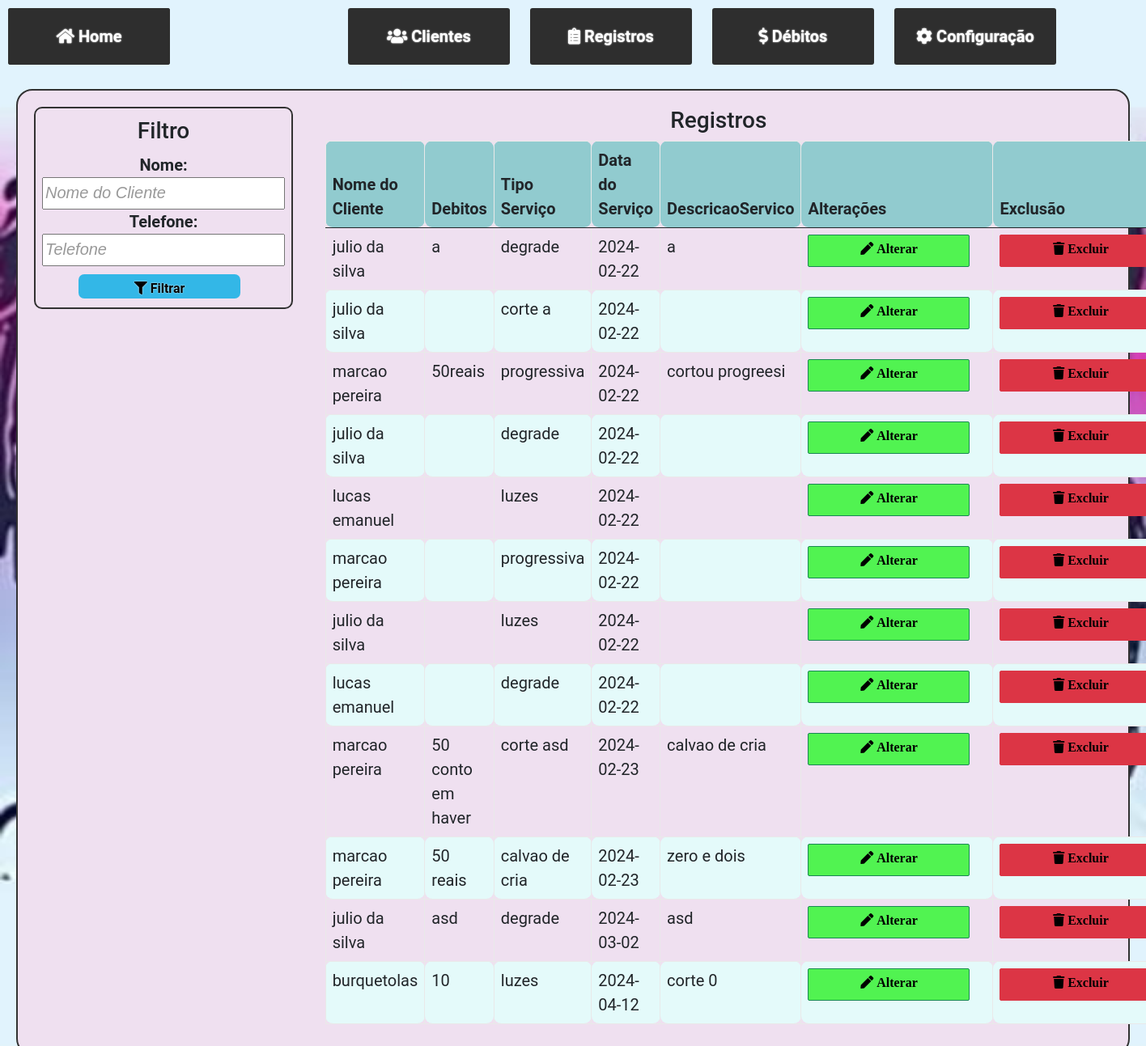
/servicos-lista.php, run on the app's committed database.
### tables this page shows
CREATE TABLE `servicos` (
  `Id_Servico` int(11) NOT NULL,
  `Descricao_Servico` varchar(300) DEFAULT NULL,
  `Debitos` varchar(70) DEFAULT NULL,
  `Data_Servico` date NOT NULL,
  `Id_Cliente` int(11) NOT NULL,
  `Id_TipoServico` int(11) NOT NULL
);

CREATE TABLE `clientes` (
  `Id_Cliente` int(11) NOT NULL,
  `Nome` varchar(52) NOT NULL,
  `Endereco` varchar(50) NOT NULL,
  `Telefone` bigint(13) NOT NULL
);

CREATE TABLE `tiposervico` (
  `Id_TipoServico` int(11) NOT NULL,
  `TipoServico` varchar(52) NOT NULL
);

### banco-servico.php (called while the page is built, shortened)
<?php
function listarServicos($conexao){
    $query ="SELECT * FROM servicos ";
    $resultado = mysqli_query($conexao, $query);
    $servicos = array();
    while ($dados = mysqli_fetch_array($resultado)) {
    array_push($servicos, $dados);
}
return $servicos;
}

### banco-cliente.php (called while the page is built, shortened)
<?php
function buscarCliente($conexao, $id) {
    $query = "SELECT * FROM clientes WHERE Id_Cliente = $id";
    $resultado = mysqli_query($conexao, $query);
    return mysqli_fetch_assoc($resultado);
    }
?>

### banco-tipo-servico.php (called while the page is built, shortened)
<?php
function buscarTipoServico($conexao, $id) {
    $query = "SELECT * FROM tiposervico WHERE Id_TipoServico = $id";
    $resultado = mysqli_query($conexao, $query);
    return mysqli_fetch_assoc($resultado);
    }
?>

### servicos-lista.php (the view, shortened to what this page needs)
<?php
require_once("banco-tipo-servico.php");
require_once("banco-cliente.php");
require_once("banco-servico.php");
require_once("cabecalho.php");
$servicos = listarServicos($conexao);
?>
        <head>
        <link rel="stylesheet" href="https://cdnjs.cloudflare.com/ajax/libs/font-awesome/4.7.0/css/font-awesome.min.css">
        <link rel="stylesheet" href="style.css"/>
        </head>
    <section class="lista-clientes">
    <div class="clientes-wrapper">
        <div class="filtro">
    <?php require_once("filter.php");?>
    </div>
    <div class="tabela-clientes-wrapper">
        <div class="title-clientes-tabela">
</body>
            <h3>Registros</h3>
        </div>
        <div class="tabela-clientes">
            <table class="table">
<thead>
<tr>
<th class="linhas">Nome do Cliente</th>
<th class=linhas>Debitos</th>
<th class=linhas>Tipo Serviço</th>
<th class=linhas>Data do Serviço</th>
<th class=linhas>DescricaoServico</th>
<th class="linhas">Alterações</th>
<th class="linhas">Exclusão</th>
</tr>
</thead>
<tbody>
<?php
foreach ($servicos as $servico) :
$cliente = buscarCliente($conexao, $servico['Id_Cliente']);
$tiposervico = buscarTipoServico($conexao, $servico['Id_TipoServico']);
?>
<tr>
<td class=linhas><?= $cliente['Nome'] ?></td>
<td class=linhas><?= $servico['Debitos'] ?></td>
<td class=linhas><?= $tiposervico['TipoServico']?></td>
<td class=linhas><?= $servico['Data_Servico'] ?></td>
<td class=linhas><?= $servico['Descricao_Servico'] ?></td>
<td class="linhas"><a href="#" class="btn btn-success" onclick="openModal('servico-form-alterar.php?id=<?= $servico['Id_Servico'] ?>')"><i class="fas fa-pen"> Alterar</a></td>
<td class=linhas><a href="servico-action-excluir.php?id=<?= $servico['Id_Servico'] ?>" class="btn btn-danger" onclick="return confirm('Deseja realmente excluir esse Registro?');"><i class="fas fa-trash"> Excluir</a></td>
</tr>
</div>
<?php endforeach ?>
    </section>

### style.css (style rules this page uses)
.inicio { background-image: url("images/fundolayout.jpg"); background-repeat: no-repeat; background-size: 100% 100%; background-attachment: fixed; }
body { background-color: azure; font-family: Roboto, sans-serif; font-size:20px; }
tr:nth-child(even) { background-color:rgb(228, 250, 250); }
.linhas { border-radius: 9px; margin: 5px; padding: 5px; border: 1px solid #e9e9e9; }
.table { border-collapse: collapse; border: 1px solid #cccccc; }
thead { background-color: #91cbcf; }
.clientes-wrapper { display: flex; justify-content: space-between; }
.filtro { width: 1%; }
.tabela-clientes-wrapper { width: 73%; }
.btn { font-weight: bold; width: 200px; height: 40px; color: rgb(0, 0, 0); border-radius: 2px; text-decoration: none; margin-right: 20px; padding: 5px; }
.lista-clientes { border: 2px solid #323232; border-radius: 20px; background-image: none; background-color: rgb(239, 224, 240); margin: 20px; padding: 20px; }
.lista-clientes h3 { text-align: center; }
.btn-success { background-color: rgb(81, 243, 81); text-shadow:none; }

### data on the page
servicos: Id_Cliente.Nome "julio da silva", Debitos "a", Id_TipoServico.TipoServico "degrade", Data_Servico "2024-02-22", Descricao_Servico "a"
servicos: Id_Cliente.Nome "julio da silva", Id_TipoServico.TipoServico "corte a", Data_Servico "2024-02-22"
servicos: Id_Cliente.Nome "marcao pereira", Debitos "50reais", Id_TipoServico.TipoServico "progressiva", Data_Servico "2024-02-22", Descricao_Servico "cortou progreesi"
servicos: Id_Cliente.Nome "julio da silva", Id_TipoServico.TipoServico "degrade", Data_Servico "2024-02-22"
servicos: Id_Cliente.Nome "lucas emanuel", Id_TipoServico.TipoServico "luzes", Data_Servico "2024-02-22"
servicos: Id_Cliente.Nome "marcao pereira", Id_TipoServico.TipoServico "progressiva", Data_Servico "2024-02-22"
servicos: Id_Cliente.Nome "julio da silva", Id_TipoServico.TipoServico "luzes", Data_Servico "2024-02-22"
servicos: Id_Cliente.Nome "lucas emanuel", Id_TipoServico.TipoServico "degrade", Data_Servico "2024-02-22"
servicos: Id_Cliente.Nome "marcao pereira", Debitos "50 conto em haver", Id_TipoServico.TipoServico "corte asd", Data_Servico "2024-02-23", Descricao_Servico "calvao de cria"
servicos: Id_Cliente.Nome "marcao pereira", Debitos "50 reais", Id_TipoServico.TipoServico "calvao de cria", Data_Servico "2024-02-23", Descricao_Servico "zero e dois"
servicos: Id_Cliente.Nome "julio da silva", Debitos "asd", Id_TipoServico.TipoServico "degrade", Data_Servico "2024-03-02", Descricao_Servico "asd"
servicos: Id_Cliente.Nome "burquetolas", Debitos "10", Id_TipoServico.TipoServico "luzes", Data_Servico "2024-04-12", Descricao_Servico "corte 0"
